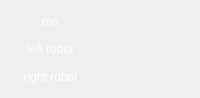
<?xml version="1.0" encoding="UTF-8"?>
<ui version="4.0">
 <class>MarkBoard</class>
 <widget class="QWidget" name="MarkBoard">
  <property name="geometry">
   <rect>
    <x>0</x>
    <y>0</y>
    <width>200</width>
    <height>98</height>
   </rect>
  </property>
  <property name="windowTitle">
   <string>MarkBoard</string>
  </property>
  <property name="styleSheet">
   <string notr="true">QFrame { color: white; }</string>
  </property>
  <layout class="QGridLayout" name="gridLayout">
   <item row="0" column="0">
    <widget class="QLabel" name="label">
     <property name="text">
      <string>me</string>
     </property>
     <property name="alignment">
      <set>Qt::AlignCenter</set>
     </property>
    </widget>
   </item>
   <item row="0" column="1">
    <spacer name="horizontalSpacer">
     <property name="orientation">
      <enum>Qt::Horizontal</enum>
     </property>
     <property name="sizeType">
      <enum>QSizePolicy::Fixed</enum>
     </property>
     <property name="sizeHint" stdset="0">
      <size>
       <width>15</width>
       <height>20</height>
      </size>
     </property>
    </spacer>
   </item>
   <item row="0" column="2">
    <widget class="QLabel" name="myMark">
     <property name="text">
      <string/>
     </property>
     <property name="alignment">
      <set>Qt::AlignRight|Qt::AlignTrailing|Qt::AlignVCenter</set>
     </property>
    </widget>
   </item>
   <item row="1" column="0">
    <widget class="QLabel" name="label_3">
     <property name="text">
      <string>left robot</string>
     </property>
     <property name="alignment">
      <set>Qt::AlignCenter</set>
     </property>
    </widget>
   </item>
   <item row="1" column="1">
    <spacer name="horizontalSpacer_2">
     <property name="orientation">
      <enum>Qt::Horizontal</enum>
     </property>
     <property name="sizeType">
      <enum>QSizePolicy::Fixed</enum>
     </property>
     <property name="sizeHint" stdset="0">
      <size>
       <width>15</width>
       <height>20</height>
      </size>
     </property>
    </spacer>
   </item>
   <item row="1" column="2">
    <widget class="QLabel" name="leftMark">
     <property name="text">
      <string/>
     </property>
     <property name="alignment">
      <set>Qt::AlignRight|Qt::AlignTrailing|Qt::AlignVCenter</set>
     </property>
    </widget>
   </item>
   <item row="2" column="0">
    <widget class="QLabel" name="label_5">
     <property name="maximumSize">
      <size>
       <width>83</width>
       <height>16777215</height>
      </size>
     </property>
     <property name="font">
      <font>
       <family>Microsoft YaHei UI</family>
      </font>
     </property>
     <property name="text">
      <string>right robot</string>
     </property>
     <property name="alignment">
      <set>Qt::AlignCenter</set>
     </property>
    </widget>
   </item>
   <item row="2" column="1">
    <spacer name="horizontalSpacer_3">
     <property name="orientation">
      <enum>Qt::Horizontal</enum>
     </property>
     <property name="sizeType">
      <enum>QSizePolicy::Fixed</enum>
     </property>
     <property name="sizeHint" stdset="0">
      <size>
       <width>15</width>
       <height>19</height>
      </size>
     </property>
    </spacer>
   </item>
   <item row="2" column="2">
    <widget class="QLabel" name="rightMark">
     <property name="text">
      <string/>
     </property>
     <property name="alignment">
      <set>Qt::AlignRight|Qt::AlignTrailing|Qt::AlignVCenter</set>
     </property>
    </widget>
   </item>
  </layout>
  <zorder>label</zorder>
  <zorder>myMark</zorder>
  <zorder>leftMark</zorder>
  <zorder>rightMark</zorder>
  <zorder>label_5</zorder>
  <zorder>label_3</zorder>
 </widget>
 <layoutdefault spacing="6" margin="11"/>
 <resources/>
 <connections/>
</ui>
